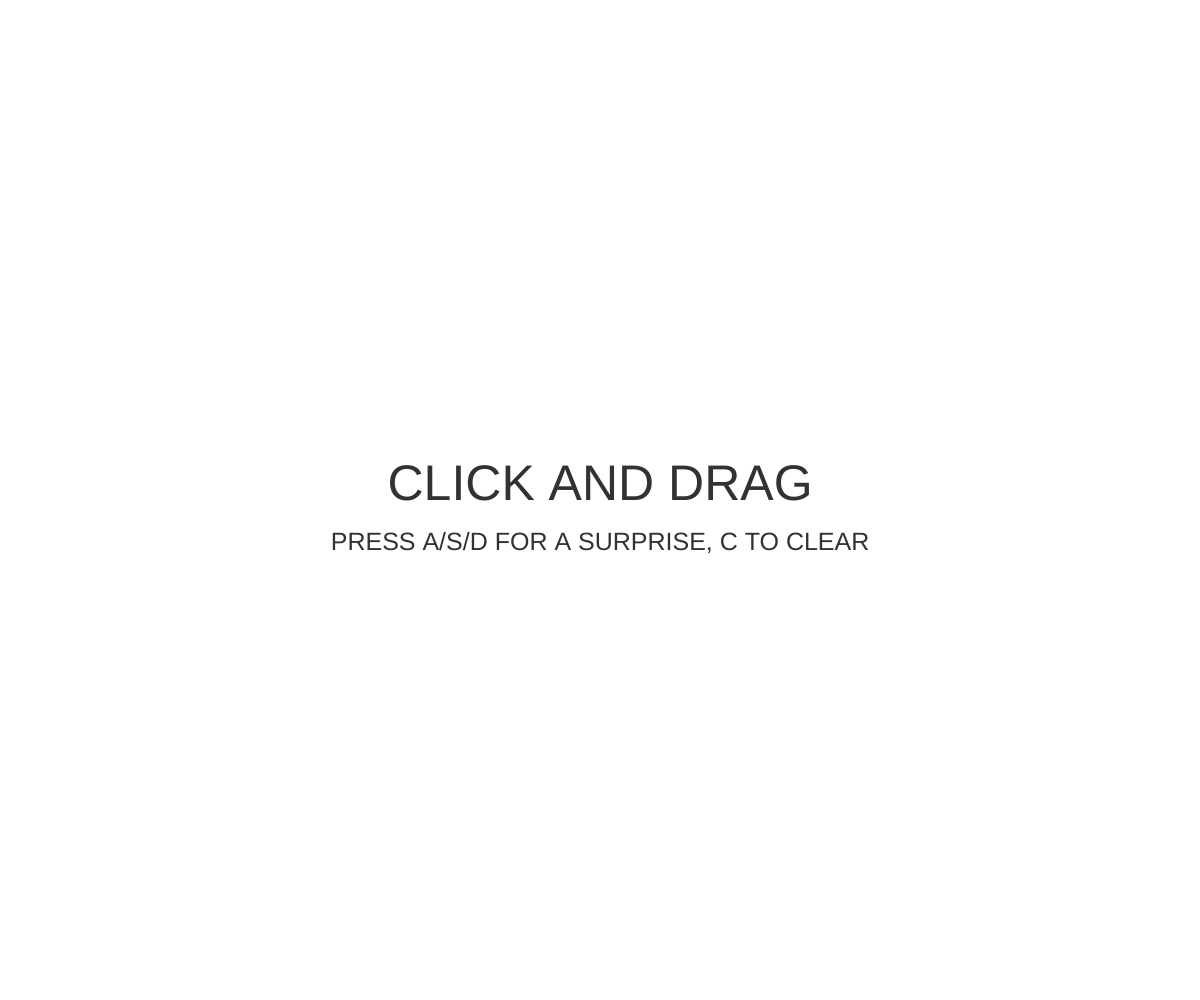
Frame 1 (no input)
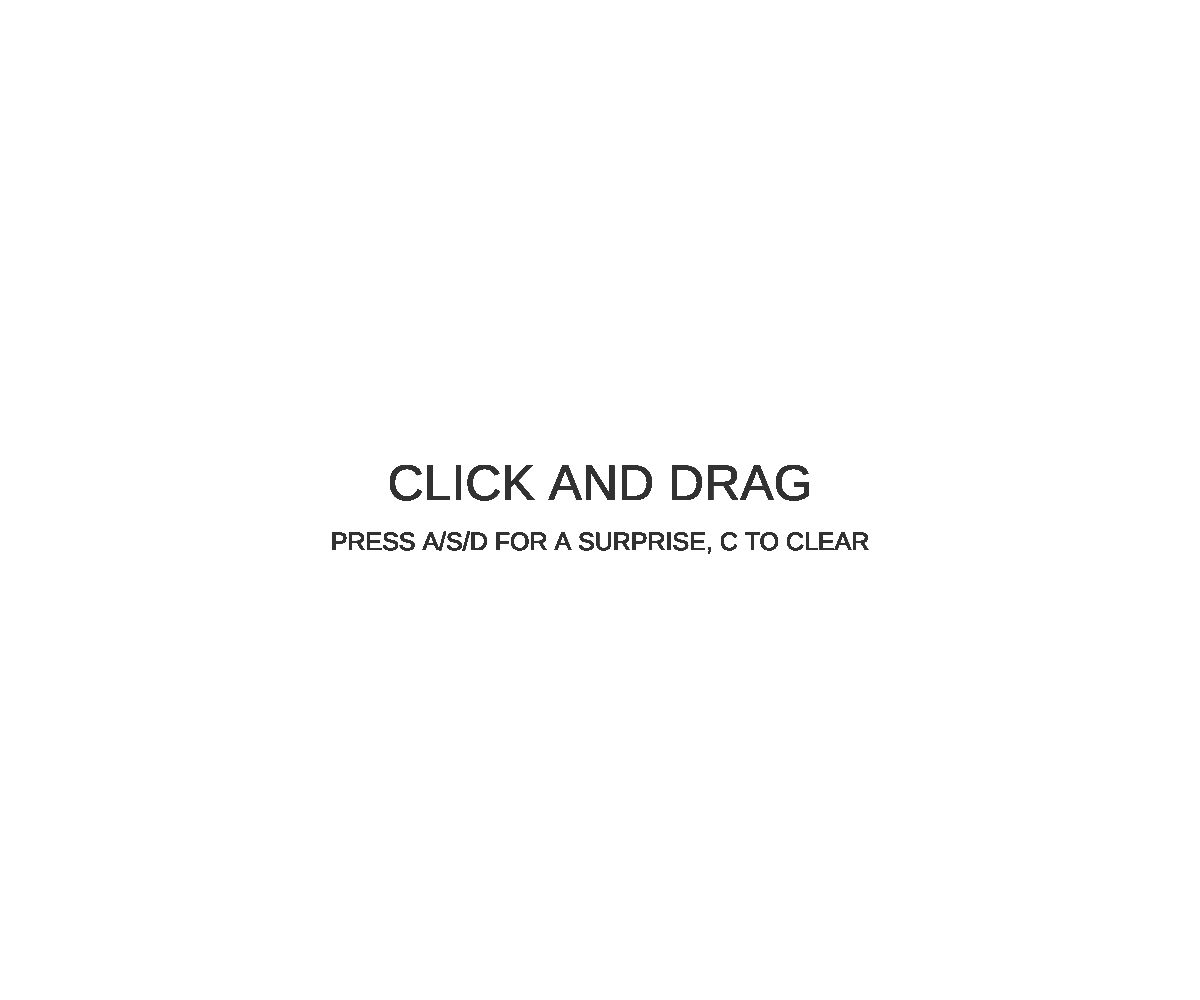
Frame 60 (no input)
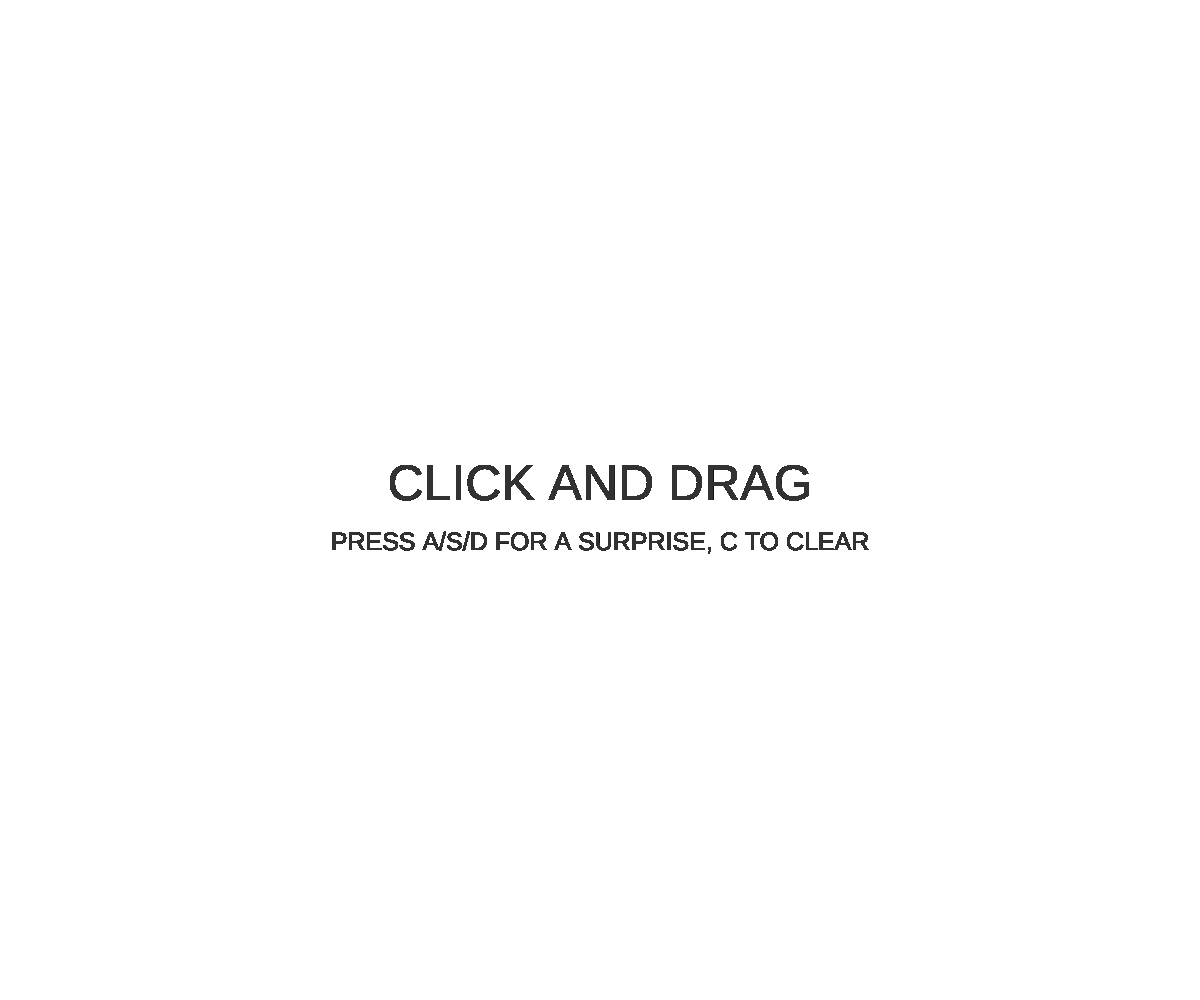
Frame 120 (the mouse pressed at the canvas centre since frame 60)

The p5.js sketch that drew these frames (run headless with seeded random() and noise() and a simulated clock; from frame 60 on, the mouse is pressed at the canvas centre):

// p5.js sketch
// ── sketch.js
function setup() {

	noCursor();

	createCanvas(windowWidth, windowHeight);
	background(255);

	xMiddle = windowWidth / 2;
	yMiddle = windowHeight / 2;

	c = color(random(255), random(255), random(255));
	w = 5;
	
	canvasDiagonal = sqrt((windowWidth * windowWidth / 4) + (windowHeight * windowHeight / 4));

	lastTime = millis();

}

function draw() {

	startCounter();
	startMessage();
	if (counter > 4) {
		centerDraw();
		cornerDraw();
		parade1();
		parade2();
		parade3();
		clearCanvas();
	}
}
// ── functions.js
var cornerDistance; //diagonal distance from cursor to nearest window corner
var canvasDiagonal; //diagonal distance from center of canvas to corners of canvas

var xMiddle; //x-coordinate of canvas center
var yMiddle; //y-coordinate of canvas center

var c; //line color
var w; //line width

var counter = 0;
var currentTime;
var lastTime;
var interval = 1000;

function startCounter() {
	currentTime = millis();
	if (currentTime - lastTime > interval) {
		lastTime = currentTime;
		counter = counter + 1;
	}
}

function startMessage() {
	if (counter < 4) {
		textAlign(CENTER);
		textSize(windowHeight / 20);
		fill(50);
		text("CLICK AND DRAG", windowWidth / 2, windowHeight / 2);
		textAlign(CENTER);
		textSize(windowHeight / 40);
		fill(50);
		text("PRESS A/S/D FOR A SURPRISE, C TO CLEAR", windowWidth / 2, windowHeight / 2 + windowHeight / 20);
	} else if (counter == 4) {
		noStroke();
		fill(255);
		rect(0, 0, windowWidth, windowHeight);
	}
}

function centerDraw() {
	if (mouseIsPressed) {
		stroke(c);
		strokeWeight(w);
		line(xMiddle, yMiddle, mouseX, mouseY);
		w = w + 1;
	} else {
		w = 5;
		c = color(random(255), random(255), random(255));
		line(xMiddle, yMiddle, mouseX, mouseY);
	}
}

function cornerDraw() {
	if (mouseX <= windowWidth / 2 && mouseY <= windowHeight / 2) { //top left corner
		cornerDistance = sqrt(mouseX * mouseX + mouseY * mouseY); //measure distance to corner
		strokeWeight((canvasDiagonal / cornerDistance) * (canvasDiagonal / cornerDistance)); //adjusting weight based on distance to corner
		if (mouseIsPressed) {
			stroke(c);
			line(0, 0, mouseX, mouseY);
		} else {
			stroke(random(255), random(255), random(255), random(255));
			line(0, 0, mouseX, mouseY);
		}
	} else if (mouseX > windowWidth / 2 && mouseY <= windowHeight / 2) { //top right corner
		cornerDistance = sqrt((windowWidth - mouseX) * (windowWidth - mouseX) + mouseY * mouseY);
		strokeWeight((canvasDiagonal / cornerDistance) * (canvasDiagonal / cornerDistance));
		if (mouseIsPressed) {
			stroke(c);
			line(windowWidth, 0, mouseX, mouseY);
		} else {
			stroke(random(255), random(255), random(255), random(255));
			line(windowWidth, 0, mouseX, mouseY);
		}
	} else if (mouseX <= windowWidth / 2 && mouseY > windowHeight / 2) { //bottom left corner
		cornerDistance = sqrt(mouseX * mouseX + (windowHeight - mouseY) * (windowHeight - mouseY));
		strokeWeight((canvasDiagonal / cornerDistance) * (canvasDiagonal / cornerDistance));
		if (mouseIsPressed) {
			stroke(c);
			line(0, windowHeight, mouseX, mouseY);
		} else {
			stroke(random(255), random(255), random(255), random(255));
			line(0, windowHeight, mouseX, mouseY);
		}
	} else if (mouseX > windowWidth / 2 && mouseY > windowHeight / 2) { //bottom right corner
		cornerDistance = sqrt((windowWidth - mouseX) * (windowWidth - mouseX) + (windowHeight - mouseY) * (windowHeight - mouseY));
		strokeWeight((canvasDiagonal / cornerDistance) * (canvasDiagonal / cornerDistance));
		if (mouseIsPressed) {
			stroke(c);
			line(windowWidth, windowHeight, mouseX, mouseY);
		} else {
			stroke(random(255), random(255), random(255), random(255));
			line(windowWidth, windowHeight, mouseX, mouseY);
		}
	}
}

function parade1() {
	if (key === 'a') {
		for (var i = 0; i < width / 10; i++) {
			for (var j = 0; j < height / 10; j++) {
				noStroke();
				fill(random(255),random(255),random(255));
				triangle(i * 30, j * 30, i * 30 + width/16, j * 30 + height/12, i * 30 + width/16, j * height/12 - 20);
			}
		}
	}
}

function parade2() {
	if (key === 's') {
		for (var i = 0; i < width / 10; i++) {
			for (var j = 0; j < height / 10; j++) {
				noStroke();
				fill(random(255),random(255),random(255));
				triangle(i * 30, j * 30, i * 30 + width/4, j * 30 + height/3, i * 30 + width/4, j * height/3 - 20);
			}
		}
	}
}

function parade3() {
	if (key === 'd') {
		for (var i = 0; i < width / 10; i++) {
			for (var j = 0; j < height / 10; j++) {
				noStroke();
				fill(random(255),random(255),random(255));
				triangle(i * 10, j * 10, i * 10 + width/2, j * 10 + height/4, i * 10 + width/5, j * 10 - height/7);
			}
		}
	}
}

function clearCanvas(){
	if (key === 'c') {
		noStroke();
		fill(255);
		rect(0,0,width,height);
	}
}
